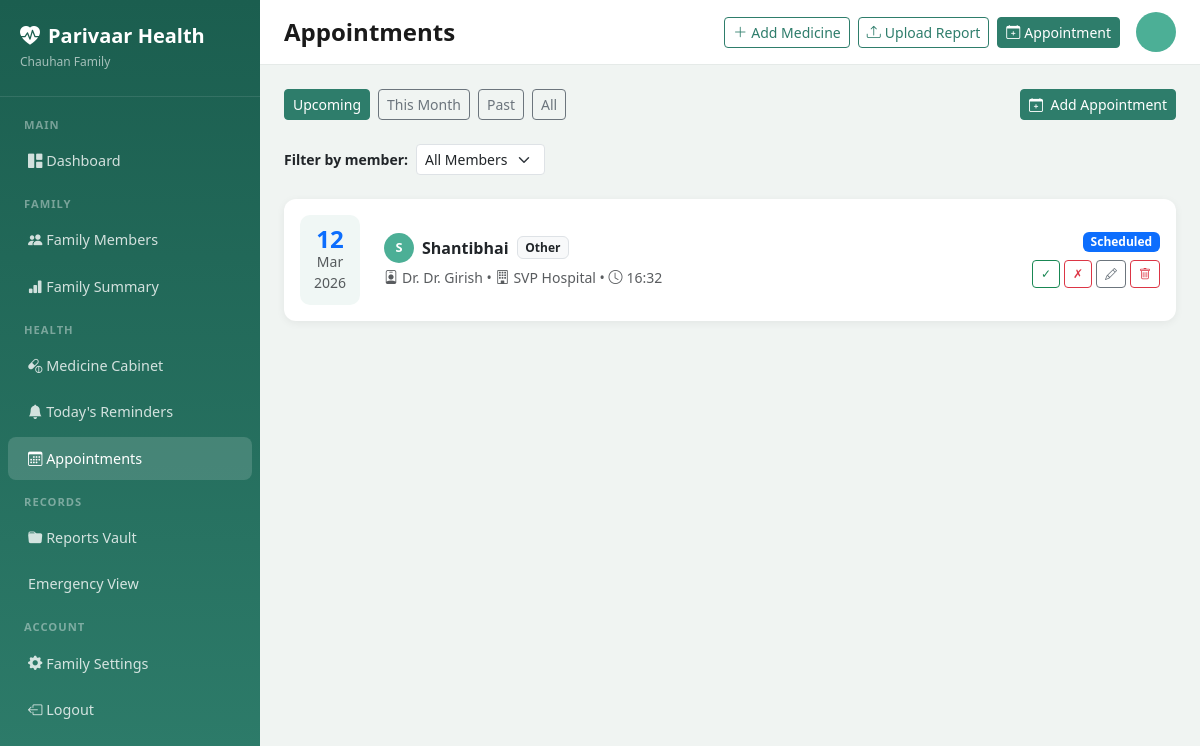
Page /calendar/ (signed in) on the committed database.
### accounts/models.py (models this page shows, shortened)
class Family(models.Model):
    id = models.UUIDField(primary_key=True, default=uuid.uuid4, editable=False)
    name = models.CharField(max_length=255)
    city = models.CharField(max_length=100)
    admin = models.OneToOneField(User, on_delete=models.CASCADE, related_name='admin_family')
    created_at = models.DateTimeField(auto_now_add=True)
    updated_at = models.DateTimeField(auto_now=True)
    class Meta:
        verbose_name_plural = 'Families'

class FamilyMember(models.Model):
    ROLE_CHOICES = [
        ('admin', 'Primary Caregiver (Admin)'),
        ('member', 'Secondary Member'),
        ('view_only', 'View-Only Member'),
    ]
    GENDER_CHOICES = [
        ('male', 'Male'),
        ('female', 'Female'),
        ('other', 'Other'),
    ]
    RELATIONSHIP_CHOICES = [
        ('self', 'Self'),
        ('spouse', 'Spouse'),
        ('father', 'Father'),
        ('mother', 'Mother'),
        ('son', 'Son'),
        ('daughter', 'Daughter'),
        ('grandfather', 'Grandfather'),
        ('grandmother', 'Grandmother'),
        ('brother', 'Brother'),
        ('sister', 'Sister'),
        ('other', 'Other'),
    ]
    CHRONIC_CONDITION_CHOICES = [
        ('diabetes', 'Diabetes'),
        ('hypertension', 'Hypertension/BP'),
        ('heart_disease', 'Heart Disease'),
        ('asthma', 'Asthma'),
        ('thyroid', 'Thyroid'),
        ('arthritis', 'Arthritis'),
        ('kidney_disease', 'Kidney Disease'),
        ('cancer', 'Cancer'),
        ('copd', 'COPD'),
        ('other', 'Other'),
    ]
    id = models.UUIDField(primary_key=True, default=uuid.uuid4, editable=False)
    family = models.ForeignKey(Family, on_delete=models.CASCADE, related_name='members')
    user = models.OneToOneField(User, on_delete=models.SET_NULL, null=True, blank=True, related_name='family_member')
    name = models.CharField(max_length=255)
    date_of_birth = models.DateField(null=True, blank=True)
    gender = models.CharField(max_length=10, choices=GENDER_CHOICES)
    relationship = models.CharField(max_length=20, choices=RELATIONSHIP_CHOICES)
    role = models.CharField(max_length=20, choices=ROLE_CHOICES, default='member')
    phone = models.CharField(max_length=15, blank=True)
    abha_id = models.CharField(max_length=50, blank=True, verbose_name='ABHA ID')
    abha_linked = models.BooleanField(default=False)
    abha_consent = models.BooleanField(default=False)
    profile_photo = models.ImageField(upload_to='member_photos/', blank=True, null=True)
    created_at = models.DateTimeField(auto_now_add=True)
    updated_at = models.DateTimeField(auto_now=True)

### calendar_app/models.py (models this page shows, shortened)
class Appointment(models.Model):
    TYPE_CHOICES = [
        ('checkup', 'General Checkup'),
        ('specialist', 'Specialist Visit'),
        ('lab', 'Lab Test'),
        ('vaccination', 'Vaccination'),
        ('dental', 'Dental'),
        ('eye', 'Eye Checkup'),
        ('physiotherapy', 'Physiotherapy'),
        ('follow_up', 'Follow-up'),
        ('other', 'Other'),
    ]
    STATUS_CHOICES = [
        ('scheduled', 'Scheduled'),
        ('completed', 'Completed'),
        ('cancelled', 'Cancelled'),
        ('rescheduled', 'Rescheduled'),
    ]
    id = models.UUIDField(primary_key=True, default=uuid.uuid4, editable=False)
    family = models.ForeignKey(Family, on_delete=models.CASCADE, related_name='appointments')
    member = models.ForeignKey(FamilyMember, on_delete=models.CASCADE, related_name='appointments')
    doctor_name = models.CharField(max_length=255, blank=True)
    clinic_hospital = models.CharField(max_length=255, blank=True)
    appointment_type = models.CharField(max_length=20, choices=TYPE_CHOICES, default='checkup')
    date_time = models.DateTimeField()
    duration_minutes = models.PositiveIntegerField(default=30)
    status = models.CharField(max_length=15, choices=STATUS_CHOICES, default='scheduled')
    notes = models.TextField(blank=True)
    send_whatsapp_reminder = models.BooleanField(default=False)
    reminder_sent = models.BooleanField(default=False)
    created_at = models.DateTimeField(auto_now_add=True)
    updated_at = models.DateTimeField(auto_now=True)
    class Meta:
        ordering = ['date_time']

### calendar_app/views.py (the view)
# urls.py: path('', views.AppointmentListView.as_view(), name='list'),
class AppointmentListView(LoginRequiredMixin, ListView):
    model = Appointment
    template_name = 'calendar_app/appointment_list.html'
    context_object_name = 'appointments'
    def get_family(self):
        return get_object_or_404(Family, admin=self.request.user)
    def get_queryset(self):
        family = self.get_family()
        view_mode = self.request.GET.get('view', 'upcoming')
        qs = Appointment.objects.filter(family=family).select_related('member')
        if view_mode == 'upcoming':
            qs = qs.filter(date_time__gte=timezone.now(), status='scheduled')
        elif view_mode == 'past':
            qs = qs.filter(date_time__lt=timezone.now())
        elif view_mode == 'this_month':
            now = timezone.now()
            qs = qs.filter(date_time__year=now.year, date_time__month=now.month)
        member = self.request.GET.get('member')
        if member:
            qs = qs.filter(member__id=member)
        return qs.order_by('date_time')
    def get_context_data(self, **kwargs):
        ctx = super().get_context_data(**kwargs)
        family = self.get_family()
        ctx['family'] = family
        ctx['members'] = family.members.all()
        ctx['view_mode'] = self.request.GET.get('view', 'upcoming')
        ctx['selected_member'] = self.request.GET.get('member', '')
        return ctx

### templates/calendar_app/appointment_list.html (shortened to what this page needs)
{% extends 'base.html' %}
{% block page_title %}Appointments{% endblock %}
{% block content %}
<div class="d-flex justify-content-between align-items-center mb-4">
    <div class="d-flex gap-2 flex-wrap">
        <a href="?view=upcoming" class="btn btn-sm {% if view_mode == 'upcoming' %}btn-primary{% else %}btn-outline-secondary{% endif %}">Upcoming</a>
        <a href="?view=this_month" class="btn btn-sm {% if view_mode == 'this_month' %}btn-primary{% else %}btn-outline-secondary{% endif %}">This Month</a>
        <a href="?view=past" class="btn btn-sm {% if view_mode == 'past' %}btn-primary{% else %}btn-outline-secondary{% endif %}">Past</a>
        <a href="?view=all" class="btn btn-sm {% if view_mode == 'all' %}btn-primary{% else %}btn-outline-secondary{% endif %}">All</a>
    </div>
    <a href="{% url 'calendar_app:add' %}" class="btn btn-primary btn-sm">
        <i class="bi bi-calendar-plus me-1"></i> Add Appointment
    </a>
</div>
<div class="mb-4">
    <form method="get" class="d-inline-flex align-items-center gap-2">
        <label class="form-label mb-0 small fw-semibold">Filter by member:</label>
        <select name="member" class="form-select form-select-sm" style="width:auto;" onchange="this.form.submit()">
            <option value="">All Members</option>
        </select>
    </form>
</div>
<div class="row g-3">
    {% for appt in appointments %}
    <div class="col-12">
        <div class="card">
            <div class="card-body d-flex align-items-center gap-4">
                <div class="text-center" style="min-width:60px;background:#F0F7F5;border-radius:10px;padding:.75rem .5rem;">
                    <div class="fw-bold fs-4 text-primary lh-1">{{ appt.date_time|date:"d" }}</div>
                    <div class="small text-muted">{{ appt.date_time|date:"M" }}</div>
                    <div class="small text-muted">{{ appt.date_time|date:"Y" }}</div>
                </div>
                <div class="flex-grow-1">
                    <div class="d-flex align-items-center gap-2 mb-1">
                        <div class="member-avatar" style="width:30px;height:30px;font-size:.8rem;">{{ appt.member.name|first|upper }}</div>
                        <strong>{{ appt.member.name }}</strong>
                        <span class="badge bg-light text-dark border small">{{ appt.get_appointment_type_display }}</span>
                    </div>
                    <div class="text-muted small">
                        {% if appt.doctor_name %}<i class="bi bi-person-badge me-1"></i>Dr. {{ appt.doctor_name }}{% endif %}
                        {% if appt.clinic_hospital %} &bull; <i class="bi bi-building me-1"></i>{{ appt.clinic_hospital }}{% endif %}
                        &bull; <i class="bi bi-clock me-1"></i>{{ appt.date_time|time:"H:i" }}
                    </div>
                </div>
                <div class="text-end d-flex flex-column gap-2 align-items-end">
                    <span class="badge {% if appt.status == 'completed' %}bg-success{% elif appt.status == 'cancelled' %}bg-danger{% elif appt.status == 'rescheduled' %}bg-warning text-dark{% else %}bg-primary{% endif %}">
                        {{ appt.get_status_display }}
                    </span>
                    <div class="d-flex gap-1">
                        {% if appt.status == 'scheduled' %}
                        <a href="{% url 'calendar_app:update_status' appt.pk 'completed' %}" class="btn btn-sm btn-outline-success py-1 px-2" style="font-size:.75rem;" title="Mark Complete">✓</a>
                        <a href="{% url 'calendar_app:update_status' appt.pk 'cancelled' %}" class="btn btn-sm btn-outline-danger py-1 px-2" style="font-size:.75rem;" title="Cancel">✗</a>
                        {% endif %}
                        <a href="{% url 'calendar_app:edit' appt.pk %}" class="btn btn-sm btn-outline-secondary py-1 px-2" style="font-size:.75rem;"><i class="bi bi-pencil"></i></a>
                        <a href="{% url 'calendar_app:delete' appt.pk %}" class="btn btn-sm btn-outline-danger py-1 px-2" style="font-size:.75rem;"><i class="bi bi-trash"></i></a>
                    </div>
                </div>
            </div>
        </div>
    </div>
    {% empty %}
    <div class="col-12 text-center py-5">
        <i class="bi bi-calendar3 display-1 text-muted opacity-25"></i>
        <h5 class="mt-3 text-muted">No appointments found</h5>
        <a href="{% url 'calendar_app:add' %}" class="btn btn-primary mt-2">Schedule Appointment</a>
    </div>
    {% endfor %}
</div>
{% endblock %}

### templates/base.html (shortened to what this page needs)
<!DOCTYPE html>
<html lang="en">
<head>
    <link href="https://cdn.jsdelivr.net/npm/bootstrap@5.3.0/dist/css/bootstrap.min.css" rel="stylesheet">
    <link href="https://cdn.jsdelivr.net/npm/bootstrap-icons@1.11.0/font/bootstrap-icons.css" rel="stylesheet">
</head>
<body>
    <nav class="sidebar" id="sidebar">
        <div class="sidebar-brand">
            <h5><i class="bi bi-heart-pulse-fill me-2"></i>Parivaar Health</h5>
            {% if user.is_authenticated %}
                {% if user.admin_family %}
                    <small>{{ user.admin_family.name }} Family</small>
                {% endif %}
            {% endif %}
        </div>
        {% if user.is_authenticated %}
        <ul class="nav flex-column pt-2">
            <div class="sidebar-section">Main</div>
            <li class="nav-item">
                <a class="nav-link {% if request.resolver_match.url_name == 'dashboard' %}active{% endif %}" href="{% url 'core:dashboard' %}">
                    <i class="bi bi-grid-1x2-fill"></i> Dashboard
                </a>
            </li>
            <div class="sidebar-section">Family</div>
            <li class="nav-item">
                <a class="nav-link {% if 'member' in request.path %}active{% endif %}" href="{% url 'accounts:member_list' %}">
                    <i class="bi bi-people-fill"></i> Family Members
                </a>
            </li>
            <li class="nav-item">
                <a class="nav-link {% if 'family-summary' in request.path %}active{% endif %}" href="{% url 'core:family_summary' %}">
                    <i class="bi bi-bar-chart-fill"></i> Family Summary
                </a>
            </li>
            <div class="sidebar-section">Health</div>
            <li class="nav-item">
                <a class="nav-link {% if 'medicines' in request.path %}active{% endif %}" href="{% url 'medicines:list' %}">
                    <i class="bi bi-capsule-pill"></i> Medicine Cabinet
                </a>
            </li>
            <li class="nav-item">
                <a class="nav-link" href="{% url 'medicines:today_reminders' %}">
                    <i class="bi bi-bell-fill"></i> Today's Reminders
                </a>
            </li>
            <li class="nav-item">
                <a class="nav-link {% if 'calendar' in request.path %}active{% endif %}" href="{% url 'calendar_app:list' %}">
                    <i class="bi bi-calendar3"></i> Appointments
                </a>
            </li>
            <div class="sidebar-section">Records</div>
            <li class="nav-item">
                <a class="nav-link {% if 'vault' in request.path %}active{% endif %}" href="{% url 'vault:list' %}">
                    <i class="bi bi-folder-fill"></i> Reports Vault
                </a>
            </li>
            <li class="nav-item">
                <a class="nav-link" href="{% url 'vault:emergency' %}">
                     Emergency View
                </a>
            </li>
            <div class="sidebar-section">Account</div>
            <li class="nav-item">
                <a class="nav-link" href="{% url 'accounts:edit_family' %}">
                    <i class="bi bi-gear-fill"></i> Family Settings
                </a>
            </li>
            <li class="nav-item">
                <a class="nav-link" href="{% url 'accounts:logout' %}">
                    <i class="bi bi-box-arrow-left"></i> Logout
                </a>
            </li>
        </ul>
        {% endif %}
    </nav>
    <div class="main-content">
        <div class="topbar d-flex align-items-center justify-content-between">
            <div class="d-flex align-items-center gap-3">
                <span class="page-title">{% block page_title %}Dashboard{% endblock %}</span>
            </div>
            {% if user.is_authenticated %}
            <div class="d-flex align-items-center gap-2">
                <a href="{% url 'medicines:add' %}" class="btn btn-sm btn-outline-primary d-none d-md-inline-flex align-items-center gap-1">
                    <i class="bi bi-plus-lg"></i> Add Medicine
                </a>
                <a href="{% url 'vault:upload' %}" class="btn btn-sm btn-outline-primary d-none d-md-inline-flex align-items-center gap-1">
                    <i class="bi bi-upload"></i> Upload Report
                </a>
                <a href="{% url 'calendar_app:add' %}" class="btn btn-sm btn-primary d-none d-md-inline-flex align-items-center gap-1">
                    <i class="bi bi-calendar-plus"></i> Appointment
                </a>
                <div class="member-avatar ms-2">{{ user.first_name|first|upper }}{{ user.last_name|first|upper }}</div>
            </div>
            {% endif %}
        </div>
        <div class="p-4">
            {% block content %}{% endblock %}
        </div>
    </div>
</body>
</html>

### rows in the picture
Appointment: date_time "12", date_time "Mar", date_time "2026", member.name|first "S", member.name "Shantibhai", appointment_type "Other", doctor_name "Dr. Girish", clinic_hospital "SVP Hospital", date_time "16:32", status "Scheduled"

### other values in the picture
{{ user.admin_family.name }} "Chauhan"
